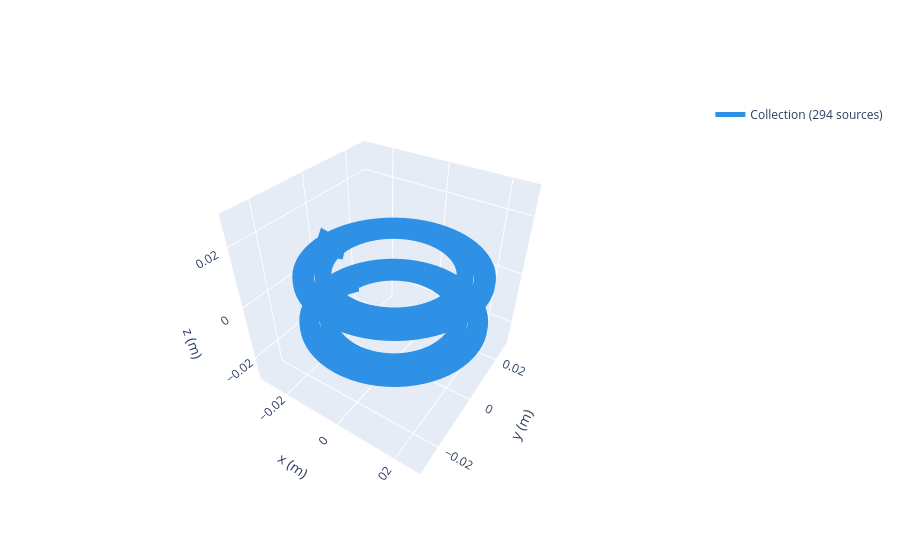

Here is the notebook cell this chart was saved with:
### Code cell
import numpy as np
import matplotlib.pyplot as plt
import magpylib as magpy
from matplotlib.patches import Circle, Wedge, Rectangle

# ============================================================
# POSM MOT COIL PCB — 60 mm OD, 35 mm APERTURE
# 7-layer ideal-loop magnetic-field model
# ============================================================

# Mechanical dimensions (mm)
BOARD_OD = 60.0
BOARD_R = BOARD_OD / 2
APERTURE_D = 35.0
APERTURE_R = APERTURE_D / 2

# Copper winding counts
LAYERS = 7
INNER_TURNS_PER_LAYER = 11
OUTER_TURNS_PER_LAYER = 10
INNER_TOTAL = LAYERS * INNER_TURNS_PER_LAYER  # 77
OUTER_TOTAL = LAYERS * OUTER_TURNS_PER_LAYER  # 70

# Winding radii (mm)
# Outer winding is moved inward from the previous 29.7 mm limit.
INNER_R_MIN, INNER_R_MAX = 18.0, 22.0
OUTER_R_MIN, OUTER_R_MAX = 22.8, 28.0

# Approximate stackup; replace with actual PCB layer coordinates
LAYER_SPACING_MM = 0.20

# Connector keepout area on the right-hand side of the PCB
# This is a mechanical layout placeholder, not a modeled connector.
CONNECTOR_ANGLE_DEG = 0
CONNECTOR_SECTOR_DEG = 55
CONNECTOR_RADIAL_INNER_MM = 27.0
CONNECTOR_RADIAL_OUTER_MM = 29.5

# Simulation
TEST_CURRENT_A = 1.0
Z_MIN_MM, Z_MAX_MM, Z_STEP_MM = -50, 50, 0.1
SEPARATIONS_MM = np.linspace(4, 40, 100)
TARGETS_G_CM = [10, 20]


# ============================================================
# BUILD IDEAL PCB WINDING
# ============================================================

def make_board(z_center_mm=0, current_sign=1, current_A=1.0):
    """
    Ideal circular-loop approximation.

    Inner loops and outer loops have opposite current directions.
    Each of the 7 layers contains 11 inner and 10 outer loops.

    IMPORTANT:
    Complete circles are used for magnetic calculations.
    The connector keepout is shown in the layout drawing below,
    but its interrupted traces and feed routing are not modeled.
    """

    board = magpy.Collection()

    inner_radii = np.linspace(
        INNER_R_MIN, INNER_R_MAX, INNER_TURNS_PER_LAYER
    )
    outer_radii = np.linspace(
        OUTER_R_MIN, OUTER_R_MAX, OUTER_TURNS_PER_LAYER
    )

    layer_offsets = (
        np.arange(LAYERS) - (LAYERS - 1) / 2
    ) * LAYER_SPACING_MM

    for layer_z in layer_offsets:
        z_m = (z_center_mm + layer_z) / 1000

        for radius_mm in inner_radii:
            board.add(magpy.current.Circle(
                current=current_sign * current_A,
                diameter=2 * radius_mm / 1000,
                position=(0, 0, z_m)
            ))

        for radius_mm in outer_radii:
            board.add(magpy.current.Circle(
                current=-current_sign * current_A,
                diameter=2 * radius_mm / 1000,
                position=(0, 0, z_m)
            ))

    return board


# ============================================================
# AXIAL FIELD / GRADIENT HELPERS
# ============================================================

def axial_field_G(board, z_mm):
    z_mm = np.atleast_1d(z_mm)

    observers = np.column_stack((
        np.zeros_like(z_mm),
        np.zeros_like(z_mm),
        z_mm / 1000
    ))

    B_T = board.getB(observers)
    return B_T[:, 2] * 1e4  # tesla to gauss


def find_zero_crossings(z_mm, B_G):
    roots = []

    for i in range(len(B_G) - 1):
        if B_G[i] == 0:
            roots.append(z_mm[i])
        elif B_G[i] * B_G[i + 1] < 0:
            z0 = z_mm[i] - B_G[i] * (
                z_mm[i + 1] - z_mm[i]
            ) / (B_G[i + 1] - B_G[i])
            roots.append(z0)

    return np.array(roots)


def interp_at(x, x_data, y_data):
    return np.interp(x, x_data, y_data)


# ============================================================
# 2D PCB LAYOUT SKETCH
# ============================================================

fig, ax = plt.subplots(figsize=(8, 8))

ax.add_patch(Circle((0, 0), BOARD_R, fill=False, linewidth=2))
ax.add_patch(Circle((0, 0), APERTURE_R, fill=False, linewidth=2))

# Ideal winding rings for visualizing the planned radius bands
for r in np.linspace(INNER_R_MIN, INNER_R_MAX,
                     INNER_TURNS_PER_LAYER):
    ax.add_patch(Circle((0, 0), r, fill=False, linewidth=0.7))

for r in np.linspace(OUTER_R_MIN, OUTER_R_MAX,
                     OUTER_TURNS_PER_LAYER):
    ax.add_patch(Circle((0, 0), r, fill=False, linewidth=0.7))

# Connector keepout sector, drawn near the outer perimeter
half_sector = CONNECTOR_SECTOR_DEG / 2
ax.add_patch(Wedge(
    (0, 0),
    CONNECTOR_RADIAL_OUTER_MM,
    CONNECTOR_ANGLE_DEG - half_sector,
    CONNECTOR_ANGLE_DEG + half_sector,
    width=(CONNECTOR_RADIAL_OUTER_MM -
           CONNECTOR_RADIAL_INNER_MM),
    facecolor="orange",
    alpha=0.45
))

ax.text(0, 0, "35 mm\naperture", ha="center", va="center")
ax.text(0, -25, "Ideal winding layout", ha="center", va="center")
ax.text(25, 0, "I/O\nkeepout", ha="center", va="center",
        fontsize=9)

ax.set_aspect("equal")
ax.set_xlim(-33, 33)
ax.set_ylim(-33, 33)
ax.set_xlabel("x (mm)")
ax.set_ylabel("y (mm)")
ax.set_title("60 mm PCB — Preliminary Layout and Connector Zone")
ax.grid(True)
plt.show()


# ============================================================
# DESIGN A — SINGLE PCB
# ============================================================

z_mm = np.arange(Z_MIN_MM, Z_MAX_MM + Z_STEP_MM, Z_STEP_MM)

single = make_board(
    z_center_mm=0,
    current_sign=1,
    current_A=TEST_CURRENT_A
)

B_single = axial_field_G(single, z_mm)
G_single = np.gradient(B_single, z_mm / 10)  # G/cm
zeros = find_zero_crossings(z_mm, B_single)

print("=" * 60)
print("DESIGN A — SINGLE PCB")
print("=" * 60)
print(f"Board OD: {BOARD_OD:.1f} mm")
print(f"Center aperture: {APERTURE_D:.1f} mm")
print(f"Inner turn-equivalents: {INNER_TOTAL}")
print(f"Outer turn-equivalents: {OUTER_TOTAL}")
print(f"Outer winding maximum radius: {OUTER_R_MAX:.1f} mm")
print(f"Radial clearance from winding to board edge: "
      f"{BOARD_R - OUTER_R_MAX:.1f} mm")
print(f"Test current: {TEST_CURRENT_A:.2f} A")

if len(zeros) == 0:
    print("No axial zero crossing found in this range.")
else:
    for z0 in zeros:
        gradient = interp_at(z0, z_mm, G_single)
        print(f"\nZero crossing: {z0:.3f} mm")
        print(f"Gradient: {gradient:.4f} G/cm")

        if abs(gradient) > 1e-12:
            for target in TARGETS_G_CM:
                current_needed = target / abs(gradient)
                print(
                    f"Estimated current for {target} G/cm: "
                    f"{current_needed:.3f} A"
                )

fig, ax = plt.subplots(2, 1, figsize=(10, 8))

ax[0].plot(z_mm, B_single)
ax[0].axhline(0, linestyle="--")
ax[0].set_ylabel("Bz (G)")
ax[0].set_title("Single PCB — Axial Magnetic Field")
ax[0].grid(True)

ax[1].plot(z_mm, G_single)
ax[1].axhline(10, linestyle="--")
ax[1].axhline(-10, linestyle="--")
ax[1].axhline(20, linestyle=":")
ax[1].axhline(-20, linestyle=":")
ax[1].set_xlabel("Axial position z (mm)")
ax[1].set_ylabel("dBz/dz (G/cm)")
ax[1].set_title("Single PCB — Axial Gradient")
ax[1].grid(True)

plt.tight_layout()
plt.show()


# ============================================================
# DESIGN B — TWO BOARDS WITH OPPOSITE OVERALL CURRENTS
# ============================================================

pair_results = []

for separation in SEPARATIONS_MM:
    board_1 = make_board(
        z_center_mm=-separation / 2,
        current_sign=1,
        current_A=TEST_CURRENT_A
    )
    board_2 = make_board(
        z_center_mm=separation / 2,
        current_sign=-1,
        current_A=TEST_CURRENT_A
    )

    pair = magpy.Collection(board_1, board_2)

    # Symmetric arrangement: central field zero at z=0
    z_probe = np.array([-0.1, 0.1])
    B_probe = axial_field_G(pair, z_probe)

    gradient_center = (
        (B_probe[1] - B_probe[0]) /
        ((z_probe[1] - z_probe[0]) / 10)
    )

    pair_results.append((separation, gradient_center))

pair_results = np.array(pair_results)
separations = pair_results[:, 0]
gradients = pair_results[:, 1]
abs_gradients = np.abs(gradients)

best_idx = np.argmax(abs_gradients)
best_sep = separations[best_idx]
best_gradient = gradients[best_idx]

print("\n" + "=" * 60)
print("DESIGN B — TWO-BOARD SEPARATION SWEEP")
print("=" * 60)
print(f"Best tested center-to-center separation: {best_sep:.2f} mm")
print(f"Gradient at {TEST_CURRENT_A:.2f} A: "
      f"{best_gradient:.4f} G/cm")
print(f"Gradient magnitude: {abs(best_gradient):.4f} G/cm")

for target in TARGETS_G_CM:
    if abs(best_gradient) > 1e-12:
        print(
            f"Estimated current for {target} G/cm: "
            f"{target / abs(best_gradient) * TEST_CURRENT_A:.3f} A"
        )

plt.figure(figsize=(10, 5))
plt.plot(separations, abs_gradients)
plt.axhline(10, linestyle="--", label="10 G/cm target")
plt.axhline(20, linestyle="--", label="20 G/cm target")
plt.xlabel("Board center-to-center separation (mm)")
plt.ylabel("|Gradient| at midpoint (G/cm)")
plt.title("Two-Board Design — Gradient vs Separation")
plt.grid(True)
plt.legend()
plt.tight_layout()
plt.show()

plt.figure(figsize=(10, 5))
for target in TARGETS_G_CM:
    current_required = np.divide(
        target,
        abs_gradients,
        out=np.full_like(abs_gradients, np.nan),
        where=abs_gradients > 1e-12
    )
    plt.plot(
        separations, current_required,
        label=f"Current for {target} G/cm"
    )

plt.axhline(1, linestyle="--", label="1 A")
plt.axhline(2, linestyle="--", label="2 A")
plt.xlabel("Board center-to-center separation (mm)")
plt.ylabel("Estimated current (A)")
plt.title("Two-Board Design — Estimated Current")
plt.ylim(bottom=0)
plt.grid(True)
plt.legend()
plt.tight_layout()
plt.show()


# ============================================================
# 3D VIEW OF THE TWO-BOARD IDEAL-LOOP MODEL
# ============================================================

board_1 = make_board(
    z_center_mm=-best_sep / 2,
    current_sign=1,
    current_A=TEST_CURRENT_A
)
board_2 = make_board(
    z_center_mm=best_sep / 2,
    current_sign=-1,
    current_A=TEST_CURRENT_A
)

print("\nOpening 3D ideal-loop model...")
magpy.show(magpy.Collection(board_1, board_2), backend="plotly")

### Figure 1 — Plotly figure (JSON) as saved in the notebook; plotly's stock layout.template omitted (floating-point values rounded to 4 significant figures; data arrays with more than 128 entries replaced by an {"elided": "..."} marker saying what was removed)
{"data": [{"legendgroup": "Collection(id=4919605328)", "line": {"color": "#2e91e5", "dash": "solid", "width": 2.2}, "mode": "lines", "name": "Collection (294 sources)", "opacity": 1, "showlegend": true, "type": "scatter3d", "x": {"elided": "1176 float values"}, "y": {"elided": "1176 float values"}, "z": {"elided": "1176 float values"}}, {"legendgroup": "Collection(id=4919605328)", "line": {"color": "#2e91e5", "dash": "solid", "width": 4.4}, "mode": "lines", "name": "Collection (294 sources)", "opacity": 1, "showlegend": false, "type": "scatter3d", "x": {"elided": "21462 float values"}, "y": {"elided": "21462 float values"}, "z": {"elided": "21462 float values"}}], "layout": {"legend": {"itemsizing": "constant"}, "scene": {"aspectmode": "manual", "aspectratio": {"x": 1, "y": 1, "z": 1}, "camera": {"eye": {"x": 1, "y": -1.5, "z": 1.4}}, "xaxis": {"autorange": false, "range": [-0.03136, 0.028], "title": {"text": "x (m)"}}, "yaxis": {"autorange": false, "range": [-0.02968, 0.02968], "title": {"text": "y (m)"}}, "zaxis": {"autorange": false, "range": [-0.02968, 0.02968], "title": {"text": "z (m)"}}}}}
